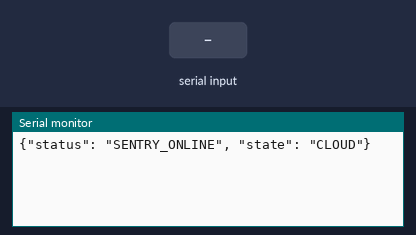
The sketch below on a simulated Arduino Uno, built with avr-gcc and run on an emulated ATmega328P. Shown: the last lines printed to the serial monitor. Inputs (shaded band) come from the test bench.

Above: at 1.2 s.
1.3 s: "CONFIG:\n" received over Serial
At 2.0 s:
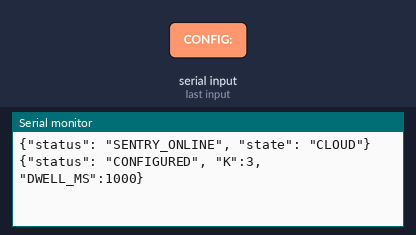
2.8 s: "CLOUD_DOWN\n" received over Serial
At 3.2 s:
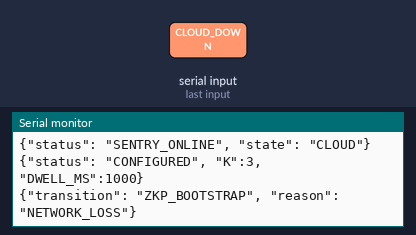
4.3 s: "BOOTSTRAP_COMPLETE\n" received over Serial
At 5.5 s:
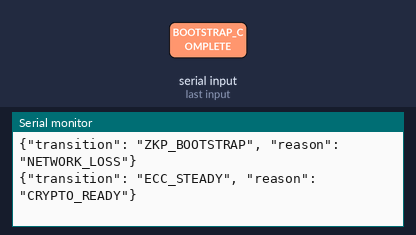
5.8 s: "REJOIN_CONFIRMED\n" received over Serial
At 6.7 s:
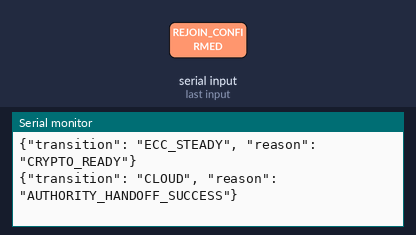

The sketch:

sentry_node.ino
```cpp
#include <ArduinoJson.h>

// ==============================================================================
// SENTRY NODE FIRMWARE (Cloud Viability Monitor & State Machine)
// ==============================================================================
// This Arduino acts as the decentralized "Brain" of the mesh.
// It tracks network health based on measured Pi telemetry and drives state
// transitions strictly using events and hysteresis, completely abandoning
// fixed-duration timers.
// ==============================================================================

String current_state = "CLOUD";

// Tunable parameters from host (for sweeping)
int K_passes_required = 3;
unsigned long DWELL_MS = 1000;

// Tracking
int consecutive_cloud_up = 0;
unsigned long first_cloud_up_time = 0;

void setup() {
  Serial.begin(115200);
  while (!Serial) { ; }
  Serial.println("{\"status\": \"SENTRY_ONLINE\", \"state\": \"CLOUD\"}");
}

void loop() {
  if (Serial.available() > 0) {
    String payload = Serial.readStringUntil('\n');
    payload.trim();

    // Configuration Sweep Injection
    if (payload.startsWith("CONFIG:")) {
      sscanf(payload.c_str(), "CONFIG:%d,%lu", &K_passes_required, &DWELL_MS);
      Serial.print("{\"status\": \"CONFIGURED\", \"K\":");
      Serial.print(K_passes_required);
      Serial.print(", \"DWELL_MS\":");
      Serial.print(DWELL_MS);
      Serial.println("}");
      return;
    }

    // Explicit completion signal from Crypto Node (Not a timer!)
    if (payload == "BOOTSTRAP_COMPLETE" && current_state == "ZKP_BOOTSTRAP") {
      current_state = "ECC_STEADY";
      Serial.println("{\"transition\": \"ECC_STEADY\", \"reason\": \"CRYPTO_READY\"}");
      return;
    }

    // Network Health Events emitted by the Pi's active probing
    if (payload == "CLOUD_DOWN") {
      consecutive_cloud_up = 0;
      first_cloud_up_time = 0;

      if (current_state == "CLOUD") {
        current_state = "ZKP_BOOTSTRAP";
        Serial.println("{\"transition\": \"ZKP_BOOTSTRAP\", \"reason\": \"NETWORK_LOSS\"}");
      }
    }
    else if (payload == "CLOUD_UP") {
      if (current_state == "ECC_STEADY") {
        if (consecutive_cloud_up == 0) {
          first_cloud_up_time = millis();
        }

        consecutive_cloud_up++;
        unsigned long stable_duration = millis() - first_cloud_up_time;

        // Hysteresis Gate: K consecutive passes AND minimum Dwell time
        if (consecutive_cloud_up >= K_passes_required && stable_duration >= DWELL_MS) {
           // Output the command for the Pi to initiate the Rejoin Sequence.
           // The safety invariant dictates we DO NOT change state to CLOUD until
           // the Pi confirms the cloud has actually accepted authority.
           Serial.println("{\"cmd\": \"INITIATE_REJOIN\", \"reason\": \"CLOUD_STABLE\"}");
        }
      }
    }

    // Confirmation from Pi that Cloud accepted authority (Step 3 of safety fix)
    if (payload == "REJOIN_CONFIRMED" && current_state == "ECC_STEADY") {
      current_state = "CLOUD";
      Serial.println("{\"transition\": \"CLOUD\", \"reason\": \"AUTHORITY_HANDOFF_SUCCESS\"}");
    }

    // If Rejoin fails, the Pi informs us to stay in Edge mode
    if (payload == "REJOIN_FAILED" && current_state == "ECC_STEADY") {
      consecutive_cloud_up = 0;
      first_cloud_up_time = 0;
      Serial.println("{\"log\": \"REJOIN_FAILED_STAYING_IN_EDGE_MODE\"}");
    }
  }
}
```

Measured:
- after the input at 1.3 s, the serial monitor: prints a new line at once (image 1)
- after the input at 2.8 s, the serial monitor: prints a new line at once (image 2)
- after the input at 4.3 s, the serial monitor: prints a new line at once (image 3)
- after the input at 5.8 s, the serial monitor: prints a new line at once (image 4)
